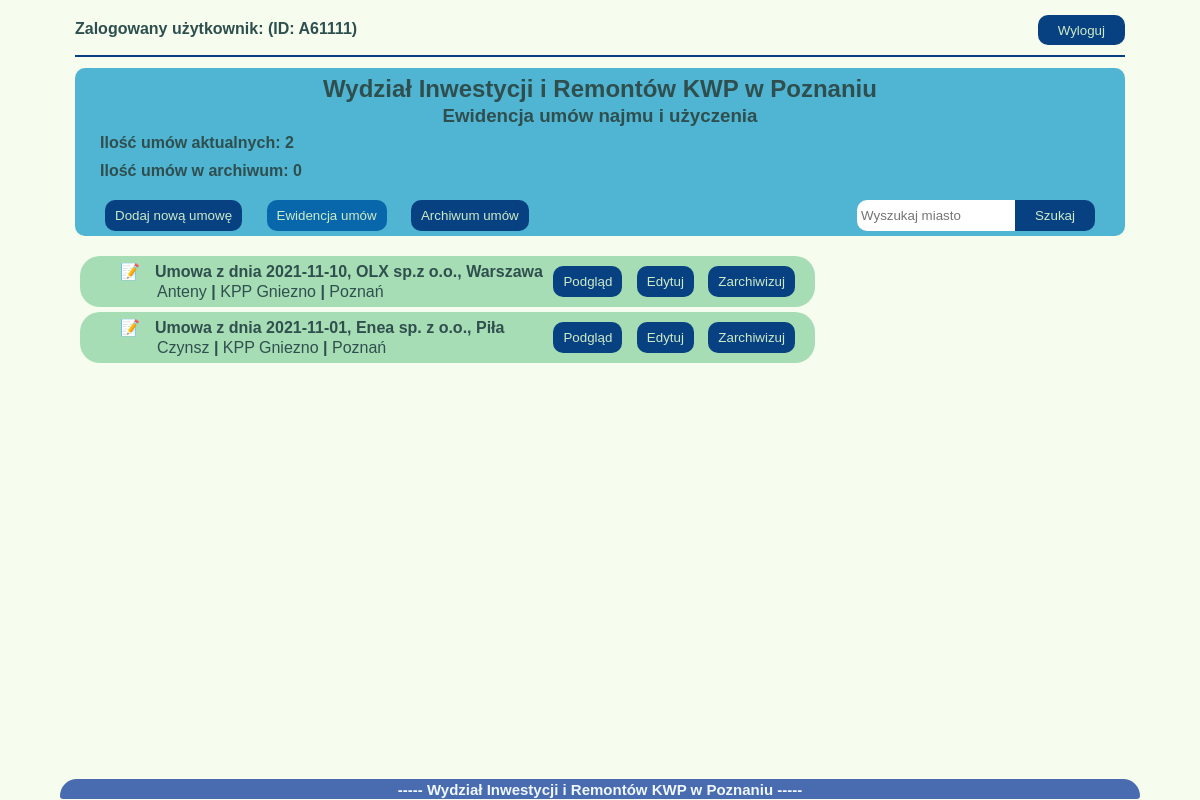
The page /umowy/ewidencja/ (signed in) on the database as committed earlier.
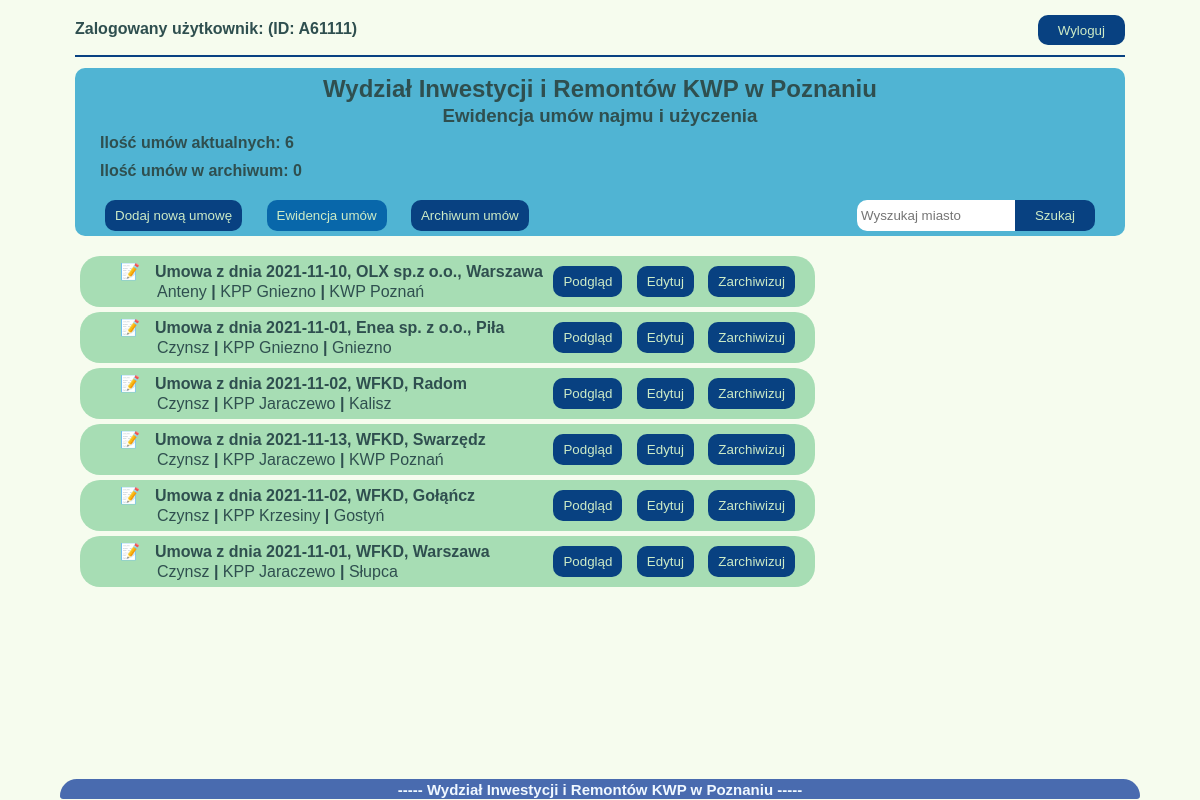
The same page on the database as committed later.
### umowyapp/models.py (models this page shows)
class Umowa(models.Model):
    data_umowy = models.DateField(null=False)
    nr_umowy = models.CharField(max_length=20, blank=True, default="(BRAK NUMERU)")
    podstawa_prawna = models.ForeignKey(Podstawa_prawna, on_delete=models.CASCADE, blank=True)
    nazwa_uzyczajacego = models.CharField(max_length=30, null=True)
    adres_uzyczajacego = models.CharField(max_length=30, null=True)
    kod_pocztowy_uzyczajacego = models.CharField(max_length=6, null=True)
    miasto_uzyczajacego = models.CharField(max_length=20, null=True)
    okres_obowiazywania = models.DateField(null=True, blank=True)
    typ_umowy = models.ForeignKey(Rodzaj_umowy, on_delete=models.CASCADE)
    pow_uzyczona = models.DecimalField(max_digits=4, decimal_places=2, null=True, blank=True)
    rodzaj_kosztow_prad = models.BooleanField()
    informacje_prad = models.TextField(blank=True, default="")
    rodzaj_kosztow_gaz = models.BooleanField()
    informacje_gaz = models.TextField(blank=True, default="")
    rodzaj_kosztow_woda = models.BooleanField()
    informacje_woda = models.TextField(blank=True, default="")
    rodzaj_kosztow_co = models.BooleanField()
    informacje_co = models.TextField(blank=True, default="")
    powiaty_jedn = models.ForeignKey(Powiaty_Wlkp, on_delete=models.CASCADE)
    rodzaj_jedn = models.ForeignKey(Rodzaje_jednostek, on_delete=models.CASCADE)
    adres_jedn = models.CharField(max_length=30, null=True)
    miasto_jedn = models.CharField(max_length=20, null=True)
    kod_pocztowy_jedn = models.CharField(max_length=6, null=True)
    skan_umowy = models.FileField(upload_to='umowy_pdf', null=True, blank=True)
    stan_umowy = models.ForeignKey(Stan_umow, on_delete=models.CASCADE, blank=False, default=1)
    uwagi = models.TextField(blank=True, default="")
    archiwum = models.BooleanField(null=False, default=0)
    utworzenie = models.DateTimeField(auto_now_add=True)
    zmiana = models.DateTimeField(auto_now=True)
    autor = models.ForeignKey("auth.User", editable=False, on_delete=models.CASCADE)
    def __str__(self):
        return f'Umowa z dnia {self.data_umowy}, {self.nazwa_uzyczajacego}, {self.miasto_uzyczajacego}'

class Rodzaj_umowy(models.Model):
    rodz_um = models.CharField(max_length=10)
    def __str__(self):
        return f'{self.rodz_um}'

class Rodzaje_jednostek(models.Model):
    rodzaj = models.CharField(max_length=5, null=False)
    def __str__(self):
        return f'{self.rodzaj}'

class Powiaty_Wlkp(models.Model):
    powiat = models.CharField(max_length=12, null=False)
    def __str__(self):
        return f'{self.powiat}'

### umowyapp/views.py (the view)
# urls.py: path('ewidencja/', wszystkie_umowy, name="wszystkie_umowy"),
@login_required
def wszystkie_umowy(request):
    wszystkie = Umowa.objects.filter(archiwum=0)
    archiwalne = Umowa.objects.filter(archiwum=1)
    q = request.GET.get("q")
    if q:
        wszystkie = wszystkie.filter(miasto_uzyczajacego__icontains=q)
        return render(request, 'ewidencja.html', {'wszystkie': wszystkie, 'archiwalne': archiwalne})
    else:
        return render(request, 'ewidencja.html', {'wszystkie': wszystkie, 'archiwalne': archiwalne})

### templates/ewidencja.html (shortened to what this page needs)
{%extends 'start.html'%}
{%block strona%}
<div class="ewidencja-title">
    <h2 class="title">Wydział Inwestycji i Remontów KWP w Poznaniu</h2>
    <h3 class="title">Ewidencja umów najmu i użyczenia</h3>
    <h4 class="info-umowy">Ilość umów aktualnych: {{wszystkie|length}}</h4><br>
    <h4 class="info-umowy">Ilość umów w archiwum: {{archiwalne|length}}</h4>
    <nav>
        <a href="{% url 'nowe_umowy'%}"><button class="button-general button-menu">Dodaj nową umowę</button></a>
        <a href="{% url 'wszystkie_umowy'%}"><button class="button-general button-menu active">Ewidencja umów</button></a>
        <a href="{% url 'archiwalne_umowy'%}"><button class="button-general button-menu">Archiwum umów</button></a>
        <div class="search">
            <form method="get" >
                <input id="q" name="q" type="text" placeholder="Wyszukaj miasto">
                <a href="{%url 'wszystkie_umowy'%}"><button class="button-general button-menu button-search"  type="submit">Szukaj</button></a>
            </form>
        </div>
    </nav>
</div>
<div class="ewidencja-glowna">
{%for umowa in wszystkie%}
<main class="lista">
    <ul class="lista_umow">
        <li class="lista-option">
            <p class="znacznik"><b>{{umowa}} </b></p>
            <p class="info">{{umowa.typ_umowy}} <b>|</b> {{umowa.rodzaj_jedn}} {{umowa.miasto_jedn}} <b>|</b>
                {{umowa.powiaty_jedn}}</p>
        </li>
    </ul>
    <div>
        <a href="{% url 'podglad_umowy' umowa.id %}"><button class="button-general">Podgląd</button></a>
        <a href="{% url 'edytuj_umowe' umowa.id %}"><button class="button-general">Edytuj</button></a>
        <a href="{% url 'usun_umowe' umowa.id %}"><button class="button-general button-remove">Zarchiwizuj</button></a>
    </div>
</main>
{%endfor%}
</div>
{%endblock%}

### templates/start.html (shortened to what this page needs)
{%load static%}
<!doctype html>
<html lang="pl">
<head>
    <link rel="stylesheet" href="{%block css%}{% static 'style.css' %}{%endblock%}">
</head>
<body>
{% if user.is_authenticated%}
<nav class="element_login">
    <h4 class="user_name">Zalogowany użytkownik: {{user.first_name}} (ID: {{user.username}})</h4>
            <a href="{%url 'logout'%}"><button class="button-logout">Wyloguj</button></a>
</nav>
{%else%}
<a href="{%url 'login'%}">Login</a>
{%endif%}
<hr class="hr">
{%block strona%} {%endblock%}
<footer>
    <p class="stopka"><b>----- Wydział Inwestycji i Remontów KWP w Poznaniu -----</b></p>
</footer>
</body>
</html>

### umowyapp/static/style.css (style rules this page uses)
body { color: #2F4F4F; background-color: hsl(85,67%,96%); padding: 0; font-family: arial; margin: 10px 45px; padding:5px 30px; }
a { text-decoration: none; }
footer { position: fixed; width: 90%; margin: auto; height: 20px; background-color: rgba(39, 78, 163, 0.836); color: aliceblue; right: 5%; bottom: 1px; left: 5%; right: 5%; border-radius: 80px 80px 15px 15px; }
.stopka { text-align: center; font-size: 15px; margin: 2px 0px; }
.element_login { padding: 0; }
.user_name { float: left; font-size: 12pt; margin-top: auto; margin-bottom:10px; padding-top: 5px; padding-bottom: 5px; }
.button-logout { float: right; display:inline-block; background-color: hsl(212,88%,27%); color: hsl(109,49%,85%); width: auto; margin-top: auto; margin-bottom:10px; height:30px; padding: 0px 20px; border-radius: 10px; border-style: none; -webkit-transition: all 1s ease; transition: all 1s ease; }
.hr { clear: both; border: 1px solid hsl(212,88%,27%); background: hsl(212,88%,27%); margin-bottom: 1%; }
.ewidencja-title { background-color: hsl(194,60%,57%); padding: 5px 20px; border-radius: 10px; margin-bottom: 20px; }
.ewidencja-glowna { margin-bottom: 30px; width:100%; }
.title { text-align:center; margin: 2px; }
.info-umowy { display:inline-block; margin: 5px; }
.button-general { display:inline-block; background-color: hsl(212,88%,27%); color: hsl(109,49%,85%); width: auto; margin: 10px 5px; padding:8px 10px; border-radius: 10px; border-style: none; webkit-transition: all 1s ease; transition: all 0.3s ease; }
.button-menu { margin: 0 10px; margin-top: 15px; }
.active { background-color: hsl(205,91%,35%); }
.button-remove { margin-right:20px; }
.search { display:inline-block; float:right; width: auto; padding: 0 0; margin-top: 15 ; }
.search input { width:150px; border: solid 2px white; height:25px; border-radius: 10px 0px 0px 10px; margin-top: 15px; }
input, textarea, select { display:inline-block; width: 200px; border: solid 2px grey; height: 25px; border-radius: 10px; font-family: arial; }
.button-search { display:inline-block; float: right; width:80px; border-radius: 0px 10px 10px 0px; margin-left: 0px; }
.lista { display: flex; border-radius: 20px; border-style: none; background-color: hsl(135,44%,76%); margin: 5px; padding: auto auto; width: 70%; }
.lista_umow { list-style-type:none; flex:1; margin: auto auto auto; }
.znacznik { margin-top: 5px; margin-bottom: 2px; }
.znacznik::before { content: "\1F4DD"; margin-right: 15px; }
.info { margin-left: 37px; margin-top: 2px; margin-bottom: 5px; }

Rows that differ between the two databases and show on the page:
changed Umowa "Umowa z dnia 2021-11-10, OLX sp.z o.o., Warszawa": powiaty_jedn "Poznań" → "KWP Poznań"
changed Umowa "Umowa z dnia 2021-11-01, Enea sp. z o.o., Piła": powiaty_jedn "Poznań" → "Gniezno"
added Umowa: data_umowy+nazwa_uzyczajacego+miasto_uzyczajacego "Umowa z dnia 2021-11-02, WFKD, Radom", typ_umowy "Czynsz", rodzaj_jedn "KPP", miasto_jedn "Jaraczewo", powiaty_jedn "Kalisz"
added Umowa: data_umowy+nazwa_uzyczajacego+miasto_uzyczajacego "Umowa z dnia 2021-11-13, WFKD, Swarzędz", typ_umowy "Czynsz", rodzaj_jedn "KPP", miasto_jedn "Jaraczewo", powiaty_jedn "KWP Poznań"
added Umowa: data_umowy+nazwa_uzyczajacego+miasto_uzyczajacego "Umowa z dnia 2021-11-02, WFKD, Gołąńcz", typ_umowy "Czynsz", rodzaj_jedn "KPP", miasto_jedn "Krzesiny", powiaty_jedn "Gostyń"
added Umowa: data_umowy+nazwa_uzyczajacego+miasto_uzyczajacego "Umowa z dnia 2021-11-01, WFKD, Warszawa", typ_umowy "Czynsz", rodzaj_jedn "KPP", miasto_jedn "Jaraczewo", powiaty_jedn "Słupca"
Other text that changed with them:
{{ wszystkie|length }}: "2" → "6"
